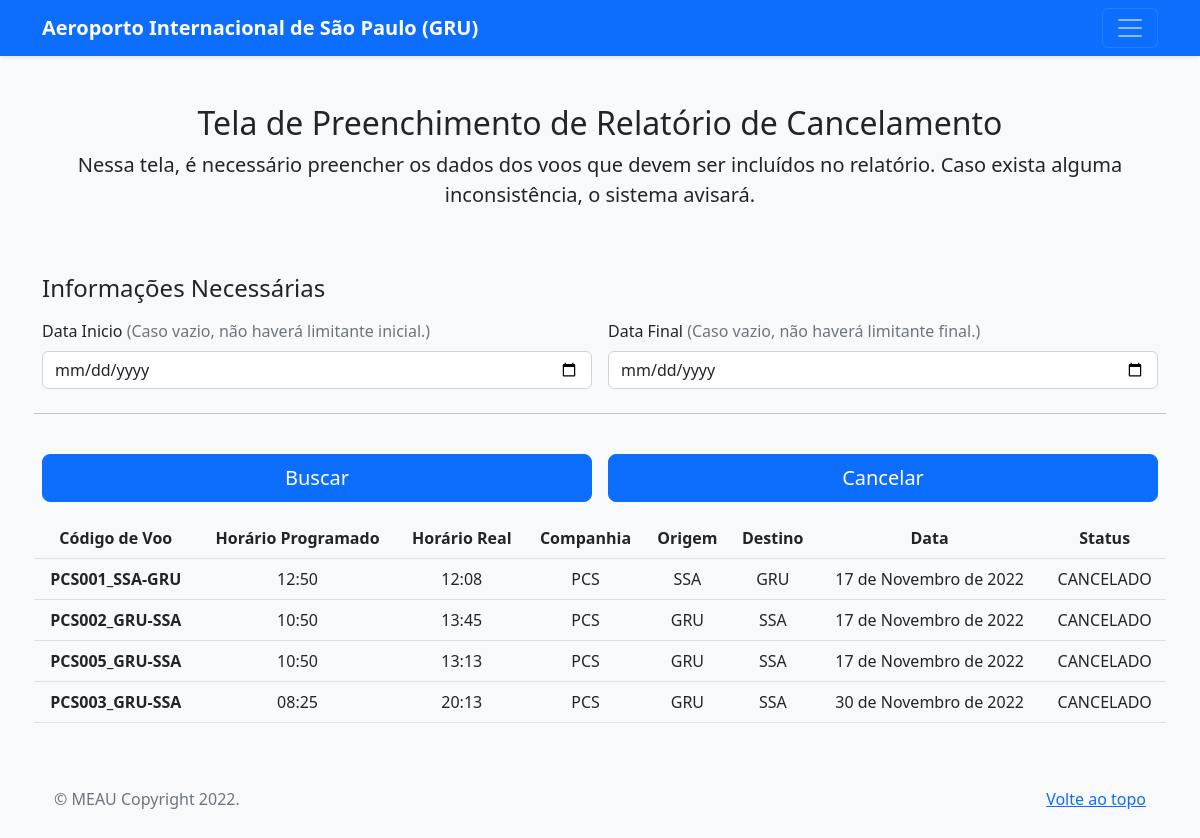
Before: /preenchimentoCancelamentos/ with the older database file.
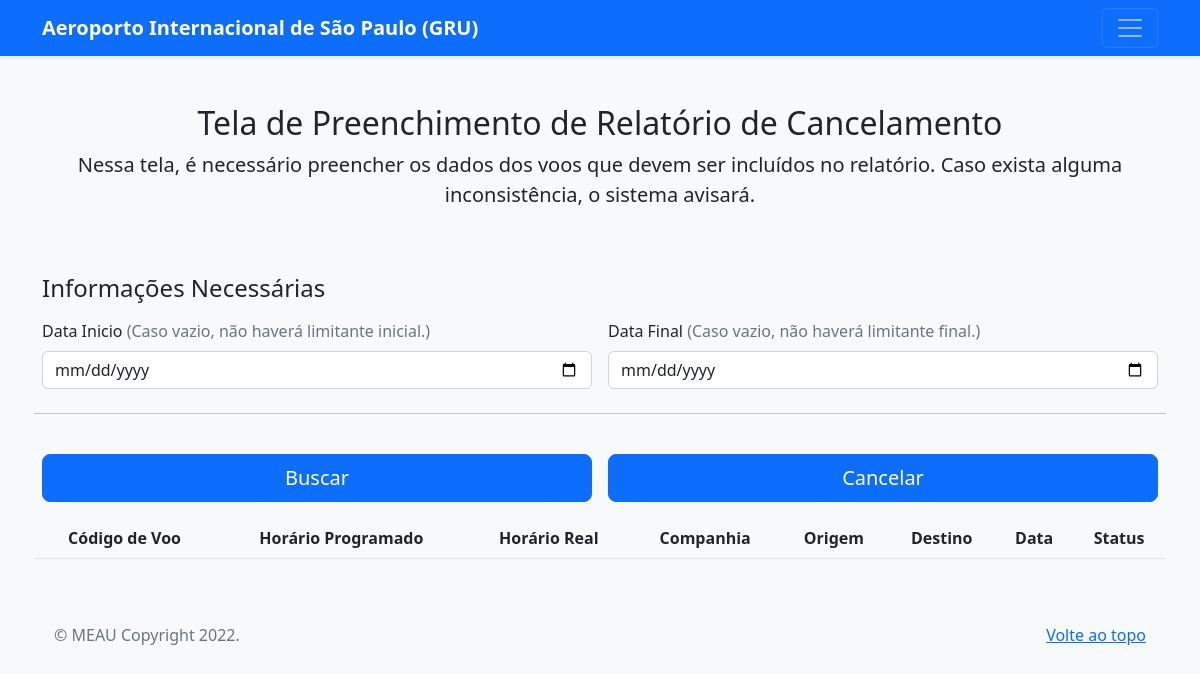
After: the same page with the newer database file.
### book/models.py (models this page shows, shortened)
class Historico(models.Model):
    class Status(models.TextChoices):
            PREVISTO = 'PREVISTO'
            EMBARCANDO = 'EMBARCANDO'
            CANCELADO = 'CANCELADO'
            PROGRAMADO = 'PROGRAMADO'
            TAXIANDO = 'TAXIANDO'
            PRONTO = 'PRONTO'
            AUTORIZADO = 'AUTORIZADO'
            EM_VOO = 'EM_VOO'
            ATERRISSADO = 'ATERRISSADO'
    id = models.AutoField(primary_key=True)
    voo  = models.ForeignKey(Voo, on_delete=models.CASCADE)
    data = models.DateField()
    horarioReal = models.TimeField()
    status = models.CharField(choices=Status.choices, max_length=30)
    class Meta:
        db_table = 'historico'

class Voo(models.Model):
    id = models.AutoField(primary_key=True)
    codigoVoo = models.CharField(max_length=14, unique=True)
    companhia = models.CharField(max_length=20)
    origem = models.CharField(max_length=30)
    destino = models.CharField(max_length=30)
    horarioProgramado = models.TimeField()
    class Meta:
        db_table = 'voo'

### book/views.py (the view, shortened to what this page needs)
# urls.py: path('preenchimentoCancelamentos/', views.preenchimentoCancelamentos, name='cancelamento'),
def preenchimentoCancelamentos(request):
    historicos = Historico.objects.select_related("voo")
    cancelados = historicos.filter(status = "CANCELADO")
    return render(request, "preenchimentoCancelamentos.html", {'cancelados': cancelados})

### template/preenchimentoCancelamentos.html (shortened to what the changed rows need)
<!doctype html>
<html lang="pt-br">
<head>
    <link href="../static/css/bootstrap.min.css" rel="stylesheet">
    <link href="../static/js/form-validation.js" rel="stylesheet">
</head>
<body class="bg-light">
    <div class="container">
        <main>
            <div class="py-5 text-center">
                <h2>Tela de Preenchimento de Relatório de Cancelamento</h2>
            </div>
            <div>
                <div>
                    <form action={% url 'cancelamento' %} method="POST" class="needs-validation">
                        <div class="row g-3">
                            <table class="table text-center">
                                <tr>
                                    <th scope="col">Código de Voo</th>
                                    <th scope="col">Horário Programado</th>
                                    <th scope="col">Horário Real</th>
                                    <th scope="col">Companhia</th>
                                    <th scope="col">Origem</th>
                                    <th scope="col">Destino</th>
                                    <th scope="col">Data</th>
                                    <th scope="col">Status</th>
                                </tr>
                                {% for x in cancelados %}
                                <tr class="center-text">
                                    <th scope="row">{{ x.voo.codigoVoo }}</th>
                                    <td>{{ x.voo.horarioProgramado }}</td>
                                    <td>{{ x.horarioReal }}</td>
                                    <td>{{ x.voo.companhia }}</td>
                                    <td>{{ x.voo.origem }}</td>
                                    <td>{{ x.voo.destino }}</td>
                                    <td>{{ x.data }}</td>
                                    <td>{{ x.status }}</td>
                                </tr>
                                {% endfor %}
                            </table>
                    </form>
                </div>
            </div>
        </main>
    </div>
</body>
</html>

Changed rows visible on the page:
removed Historico: voo.codigoVoo "PCS001_SSA-GRU", voo.horarioProgramado "12:50", horarioReal "12:08", voo.companhia "PCS", voo.origem "SSA", voo.destino "GRU", data "17 de Novembro de 2022", status "CANCELADO"
removed Historico: voo.codigoVoo "PCS002_GRU-SSA", voo.horarioProgramado "10:50", horarioReal "13:45", voo.companhia "PCS", voo.origem "GRU", voo.destino "SSA", data "17 de Novembro de 2022", status "CANCELADO"
removed Historico: voo.codigoVoo "PCS005_GRU-SSA", voo.horarioProgramado "10:50", horarioReal "13:13", voo.companhia "PCS", voo.origem "GRU", voo.destino "SSA", data "17 de Novembro de 2022", status "CANCELADO"
removed Historico: voo.codigoVoo "PCS003_GRU-SSA", voo.horarioProgramado "08:25", horarioReal "20:13", voo.companhia "PCS", voo.origem "GRU", voo.destino "SSA", data "30 de Novembro de 2022", status "CANCELADO"
